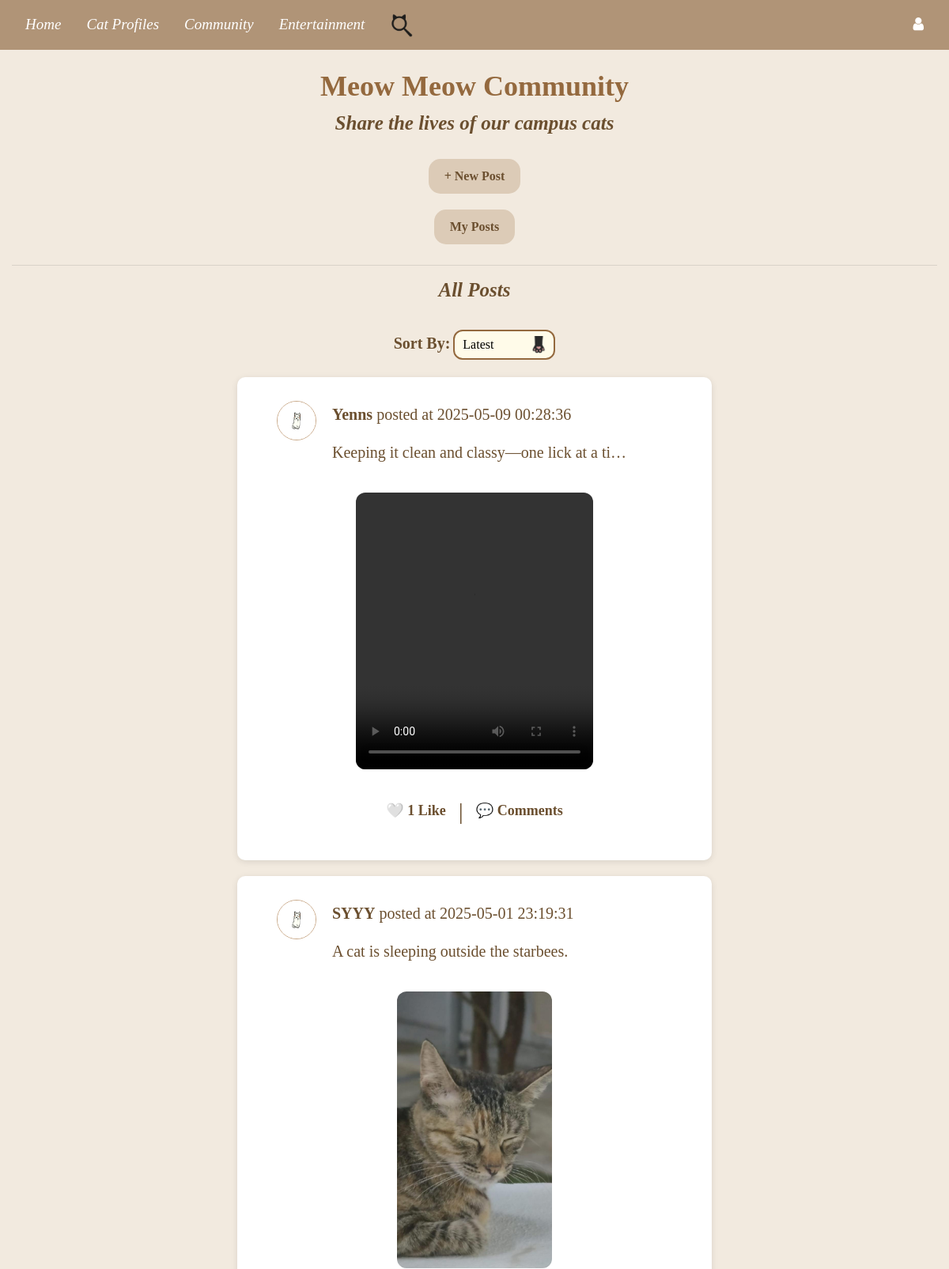
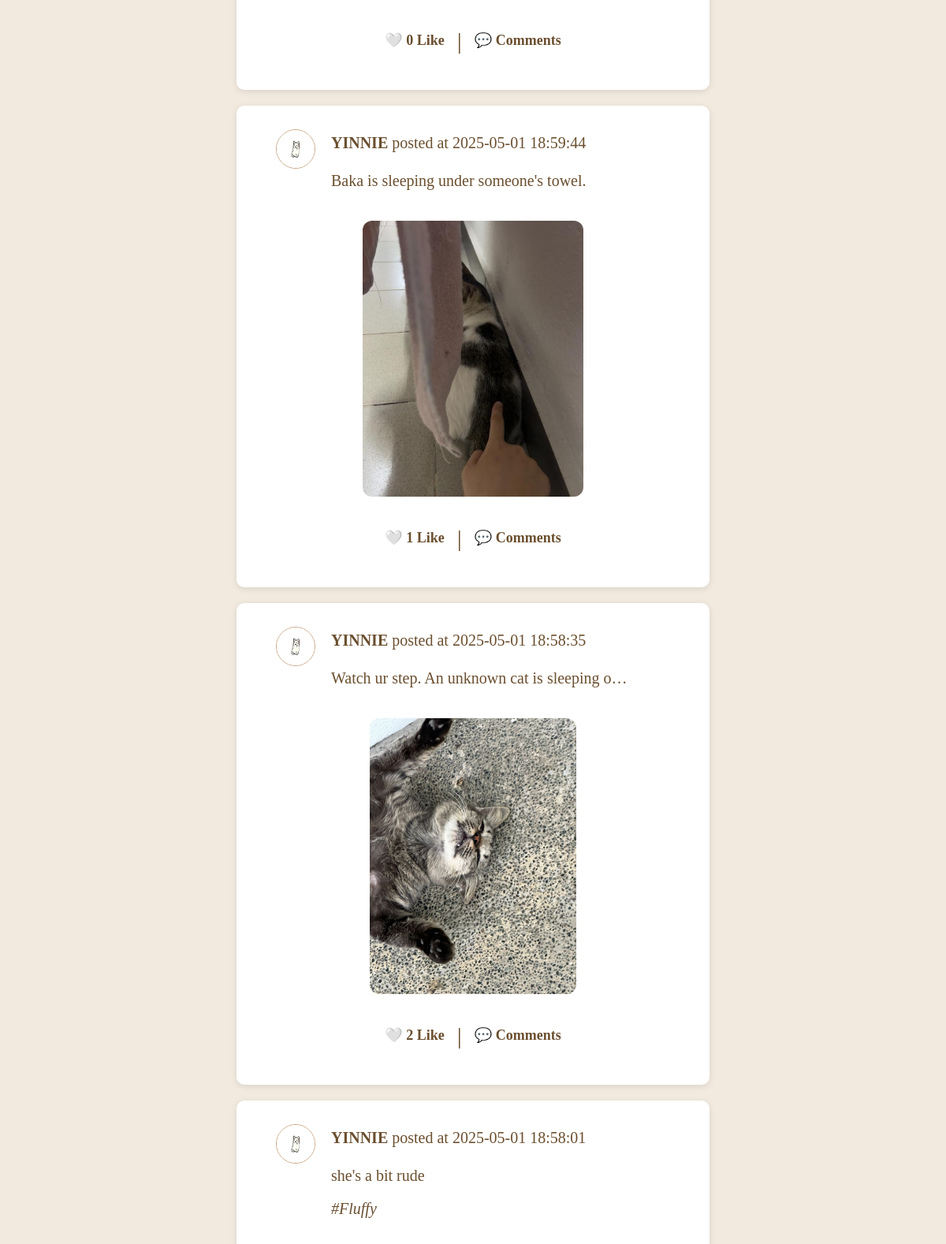
The page /community_feature (upper part) on the database its author committed (2 pictures, top to bottom).
### tables this page shows
CREATE TABLE "post" (
	"post_id"	INTEGER,
	"user_id"	INTEGER,
	"content"	TEXT,
	"media_type"	TEXT,
	"media_url"	TEXT,
	"created_at"	TIMESTAMP DEFAULT CURRENT_TIMESTAMP,
	"updated_at"	TIMESTAMP DEFAULT CURRENT_TIMESTAMP,
	"cat_hashtag"	TEXT,
	PRIMARY KEY("post_id"),
	FOREIGN KEY("user_id") REFERENCES "user"("id") ON DELETE CASCADE
);

### Website/community.py (the view)
@community_bp.route('/community_feature')
def community_feature():
    user_id = current_user.id if current_user.is_authenticated else -1
    sort = request.args.get('sort', 'date_desc')
    if sort == 'date_asc':
        order_by = 'post.created_at ASC'
    elif sort == 'date_desc':
        order_by = 'post.created_at DESC'
    elif sort == 'likes_desc':
        order_by = 'like_count DESC'
    else:
        order_by = 'post.user_id'
    conn = get_db_connection()
    query = f'''
        SELECT post.*, user.name, user.profile_picture,
            COUNT(likes.id) AS like_count,
            CASE
                WHEN EXISTS (
                    SELECT 1 FROM likes
                    WHERE likes.post_id = post.post_id AND likes.user_id = ?
                ) THEN 1
                ELSE 0
            END AS liked_by_current_user
        FROM post
        JOIN user ON post.user_id = user.id
        LEFT JOIN likes ON post.post_id = likes.post_id
        GROUP BY post.post_id
        ORDER BY {order_by}
    '''
    posts = conn.execute(query, (user_id,)).fetchall()
    conn.close()
    return render_template("community_index.html", user=current_user, posts=posts, sort=sort, cat_names=get_cat_names())

### Website/community.py (called while the page is built)
def get_db_connection():
    db_path = os.path.join(os.path.dirname(__file__), '..', 'instance', 'datebase.db')
    db_path = os.path.abspath(db_path)
    conn = sqlite3.connect(db_path)
    conn.row_factory = sqlite3.Row
    return conn

def get_cat_names():
    db_path = os.path.join(os.path.dirname(__file__), '..', 'instance', 'cat_profiles.db')
    if not os.path.exists(db_path):
        return []
    conn = sqlite3.connect(db_path)
    conn.row_factory = sqlite3.Row
    cursor = conn.cursor()
    cursor.execute('SELECT name FROM profiles')
    cat_names = [row['name'] for row in cursor.fetchall()]
    conn.close()
    return cat_names

### Website/templates/community_index.html (shortened to what this page needs)
{% extends "base.html" %}
{% block content %}
<h1>Meow Meow Community</h1>
<h2>Share the lives of our campus cats</h2>
<div class="button-container">
    <button onclick ="openModal()" >+ New Post</button>
    <button onclick="window.location.href='{{ url_for('community.my_posts') }}'" >My Posts</button>
</div>
<hr>
<h2>All Posts</h2>
<div class="sort-container" >
    <label for="sort-by">Sort By: </label>
    <select id="sort-by" onchange="sortPosts()">
        <option value="date_desc" {% if sort == 'date_desc' %}selected{% endif %}>Latest</option>
    </select>
</div>
{% for post in posts %}
    <div class="post" onclick="window.location.href='/post/{{ post['post_id'] }}'">
        <div class="post-info">
            <img class="profile-picture" src="{{ url_for('static', filename='Userprofile/' + (post['profile_picture'] if post['profile_picture'] else 'default_profilepic.png')) }}" alt="Avatar">
            <p><strong>{{ post['name'] }}</strong> posted at {{ post['created_at'] }}</p>
        </div>
        <p class="post-content">{{ post['content'] }}</p>
            {% if post['cat_hashtag'] %}
                <p class="post-content">
                    <a href="{{ url_for('community.hashtag_posts', hashtag=post['cat_hashtag']) }}">#{{ post['cat_hashtag'] }}</a>
                </p>
            {% endif %}
        <div class="media">
            {% if post['media_url'] %}
                {% set ext = post['media_url'].rsplit('.', 1)[1].lower() %}
                {% if ext in ['jpg', 'jpeg', 'png', 'gif'] %}
                    <img src="{{ url_for('static', filename=post['media_url']) }}" alt="Image">
                {% elif ext in ['mp4', 'mov', 'avi'] %}
                    <video controls>
                        <source src="{{ url_for('static', filename=post['media_url']) }}" type="video/{{ ext }}">
                    </video>
                {% endif %}
            {% endif %}
        </div>
        <div class="post-actions">
            <form id="like-form-{{ post['post_id'] }}" action="{{ url_for('community.like_post' if not post['liked_by_current_user'] else 'community.unlike_post', post_id=post['post_id']) }}" method="post" style="display:inline;">
                <button type="submit" class="post-action-button">
                    {% if post['liked_by_current_user'] %}
                        ❤️
                    {% else %}
                        🤍
                    {% endif %}
                    {{ post['like_count'] }} Like
                </button>
            </form>
            <span class="separator">|</span>
            <button class="post-action-button">
                💬 Comments
            </button>
        </div>
    </div>
{% endfor %}
{% endblock %}

### Website/templates/base.html (style rules this page uses)
body { background-color: #f9f4ef; }

### Website/templates/community_index.html (style rules this page uses)
html,body { margin: 0; padding: 0; box-sizing: border-box; font-family: 'Times New Roman', Times, serif; background-color: #f2eadf; }
h1 { font-weight: bold; color: #94693e; text-align: center; font-size: 36px; margin-bottom: 10px; padding-top: 25px; }
h2 { font-weight: bold; font-size: 25px; color: #6b4f2f; text-align: center; font-style: italic; margin-top: 0; margin-bottom: 20px; }
p { text-align: center; color: #6b4f2f; font-size: 20px; white-space: normal; max-width: 70%; overflow-wrap: break-word; }
a { display: inline; color: #6b4f2f; text-decoration: none; font-style: italic; }
.sort-container { text-align: center; margin-bottom: 20px; }
.sort-container label { color: #6b4f2f; font-weight: bold; font-size: 20px; }
.sort-container select { padding: 5px 40px 5px 10px; cursor: pointer; background-color: #fffbe9; border-radius: 12px; margin-top: 15px; appearance: none; border: 2px solid #94693e; outline: none; background-image: url("/static/cat_paws_icon.png"); background-repeat: no-repeat; background-position: right 8px center; background-size: 20px; }
.post { display: flex; flex-direction: column; width: 100%; max-width: 600px; max-height: 650px; background-color: #ffffff; border-radius: 10px; margin: 20px auto; overflow: hidden; box-shadow: 0 2px 8px rgba(0, 0, 0, 0.1); padding: 30px; cursor: pointer; }
.post-info { width: 100%; display: flex; align-items: center; justify-content: flex-start; margin-left: 20px; }
.post-info img.profile-picture { width: 50px; height: 50px; border-radius: 50%; margin-right: 20px; border: 1px solid #c8a786; }
.post-content { text-align: left; margin-left: 90px; overflow: hidden; white-space: nowrap; text-overflow: ellipsis; max-width: 380px; max-height: 230px; }
.media { display: flex; align-items: center; justify-content: center; margin: 10px 0; }
.media img, .media video { margin: 10px auto; border-radius: 12px; max-width: 300px; height: 350px; object-fit: contain; }
.post-actions { margin: 10px 0; display: flex; justify-content: center; align-items: center; }
.post-action-button { background: none; border: none; color: #6b4f2f; cursor: pointer; font-weight: bold; font-size: 18px; margin: 0 10px; }
.post-actions .separator { font-size: 30px; color: #6b4f2f; }
.button-container { display: flex; flex-direction: column; align-items: center; margin-top: 10px; }
.button-container button, .modal-content button { margin: 10px auto; padding: 10px 20px; background-color: #dccbb7; border-radius: 15px; border: none; color: #6b4f2f; font-size: 16px; font-weight: bold; cursor: pointer; transition: transform 0.2s ease; }

### rows shown on the page
post: name "Yenns", created_at "2025-05-09 00:28:36", content "Keeping it clean and classy—one lick at a ti…", like_count "1"
post: name "SYYY", created_at "2025-05-01 23:19:31", content "A cat is sleeping outside the starbees.", media_url (picture), like_count "0"
post: name "YINNIE", created_at "2025-05-01 18:59:44", content "Baka is sleeping under someone's towel.", media_url (picture), like_count "1"
post: name "YINNIE", created_at "2025-05-01 18:58:35", content "Watch ur step. An unknown cat is sleeping o…", media_url (picture), like_count "2"
post: name "YINNIE", created_at "2025-05-01 18:58:01", content "she's a bit rude", cat_hashtag "Fluffy"
